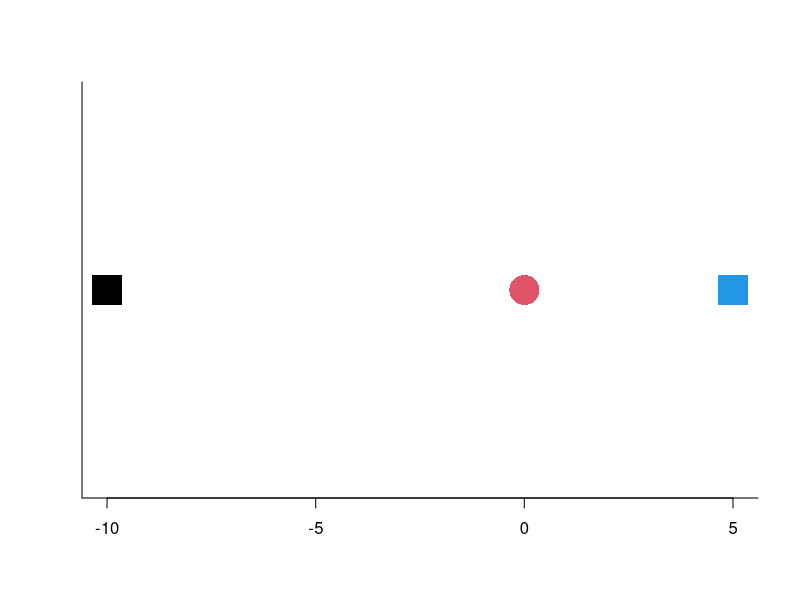
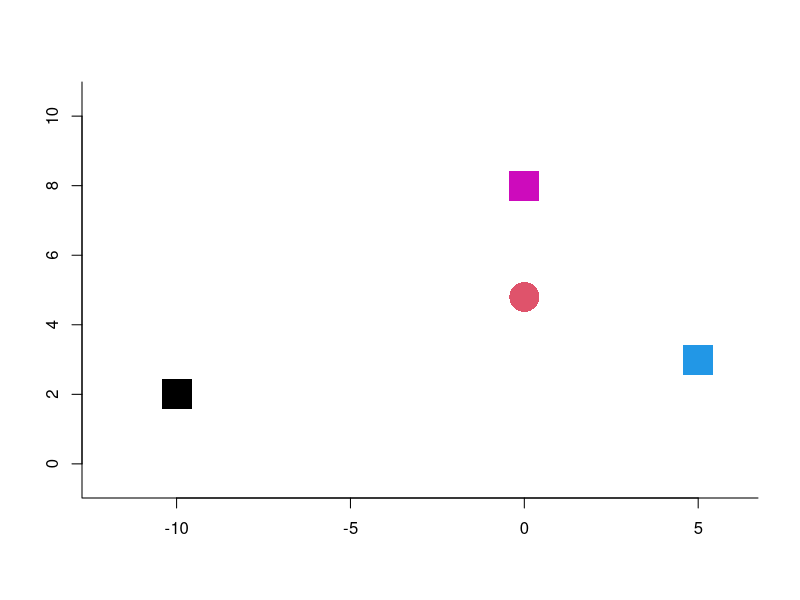
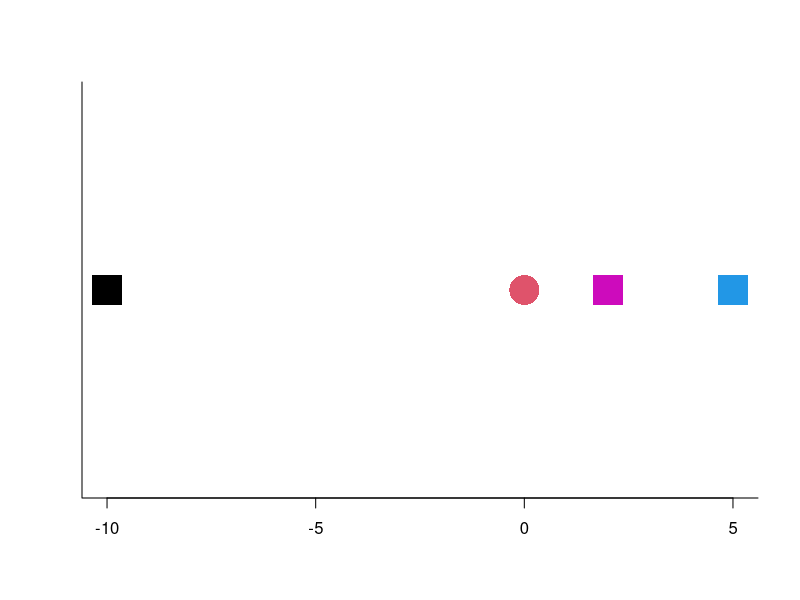
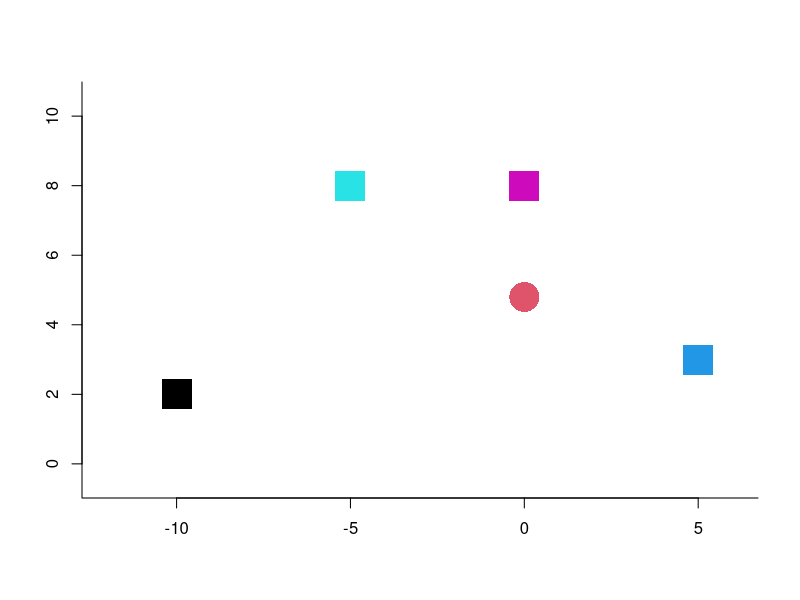

The R script that drew these images, in order:
## ---- chunk 1
plot(c(-10, 0, 5), c(0,0,0), pch = c(15,16,15), col = c(1,2,4),
     xlab = "", ylab = "", bty="L", cex = 4, ylim = c(-0.5, 0.5), yaxt = "n")
## ---- chunk 2

s1 <- c(-10, 2)
s2 <- c(0, 8)
s3 <- c(5, 3)

sources <- rbind(s1, s2, s3)

p <- c(0.2, 0.4, 0.4)

consumer <- p %*% sources

plot(sources[,1], sources[,2], pch = c(15,15,15), col = c(1,6,4),
     xlab = "", ylab = "", bty="L", cex = 4, asp = 1, xlim = c(-12,6),
     ylim = c(0, 10))
points(consumer[1], consumer[2], pch = 16, col = 2, cex = 4)
## ---- chunk 3
plot(c(-10, 0, 2, 5), c(0,0,0,0), pch = c(15,16,15,15), col = c(1,2,6,4),
     xlab = "", ylab = "", bty="L", cex = 4, ylim = c(-0.5, 0.5), yaxt = "n")
## ---- chunk 4

s1 <- c(-10, 2)
s2 <- c(0, 8)
s3 <- c(5, 3)
s4 <- c(-5, 8)

sources <- rbind(s1, s2, s3, s4)

p <- c(0.2, 0.4, 0.4, 0)

consumer <- p %*% sources

plot(sources[,1], sources[,2], pch = c(15,15,15, 15), col = c(1,6,4,5),
     xlab = "", ylab = "", bty="L", cex = 4, asp = 1, xlim = c(-12,6),
     ylim = c(0, 10))
points(consumer[1], consumer[2], pch = 16, col = 2, cex = 4)
